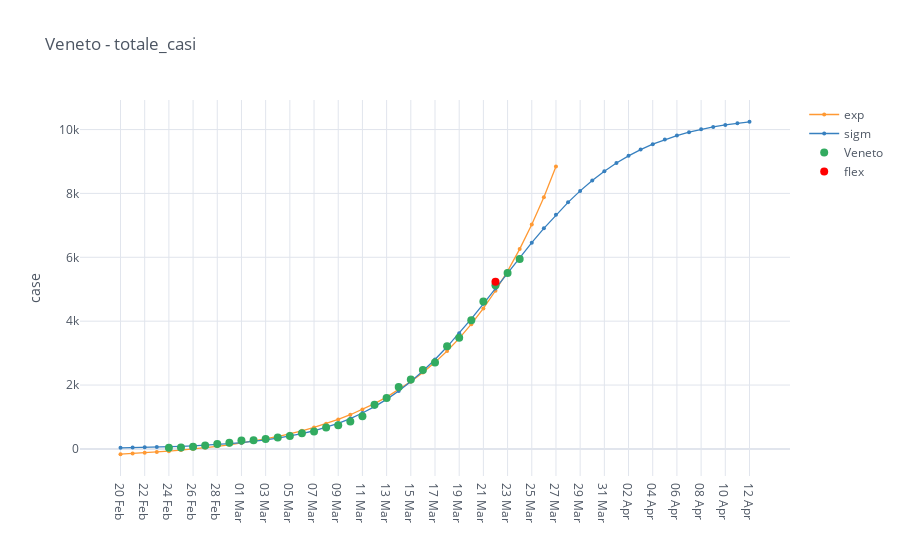

This figure's notebook cell:
### Code cell
category = 'totale_casi'
total_cases = io.italy_regions_filter_by_category(regions, category)

mpl.iplot_analysis_plot(total_cases, title=region+' - '+category, log_fitting=False)

### Figure 1 — Plotly figure (JSON) as saved in the notebook; plotly's stock layout.template omitted (floating-point values rounded to 4 significant figures)
{"data": [{"line": {"color": "rgba(255, 153, 51, 1.0)", "dash": "solid", "shape": "linear", "width": 1.3}, "marker": {"size": 4, "symbol": "circle"}, "mode": "lines+markers", "name": "exp", "text": "", "type": "scatter", "x": ["20 Feb", "21 Feb", "22 Feb", "23 Feb", "24 Feb", "25 Feb", "26 Feb", "27 Feb", "28 Feb", "29 Feb", "01 Mar", "02 Mar", "03 Mar", "04 Mar", "05 Mar", "06 Mar", "07 Mar", "08 Mar", "09 Mar", "10 Mar", "11 Mar", "12 Mar", "13 Mar", "14 Mar", "15 Mar", "16 Mar", "17 Mar", "18 Mar", "19 Mar", "20 Mar", "21 Mar", "22 Mar", "23 Mar", "24 Mar", "25 Mar", "26 Mar", "27 Mar", "28 Mar", "29 Mar", "30 Mar", "31 Mar", "01 Apr", "02 Apr", "03 Apr", "04 Apr", "05 Apr", "06 Apr", "07 Apr", "08 Apr", "09 Apr", "10 Apr", "11 Apr", "12 Apr"], "y": [-165.1, -144.9, -122.3, -97.07, -68.91, -37.48, -2.377, 36.81, 80.57, 129.4, 184.0, 244.9, 312.9, 388.8, 473.6, 568.3, 673.9, 792.0, 923.7, 1071.0, 1235.0, 1418.0, 1623.0, 1852.0, 2107.0, 2392.0, 2710.0, 3066.0, 3462.0, 3905.0, 4400.0, 4952.0, 5569.0, 6257.0, 7026.0, 7884.0, 8842.0, "", "", "", "", "", "", "", "", "", "", "", "", "", "", "", ""]}, {"line": {"color": "rgba(55, 128, 191, 1.0)", "dash": "solid", "shape": "linear", "width": 1.3}, "marker": {"size": 4, "symbol": "circle"}, "mode": "lines+markers", "name": "sigm", "text": "", "type": "scatter", "x": ["20 Feb", "21 Feb", "22 Feb", "23 Feb", "24 Feb", "25 Feb", "26 Feb", "27 Feb", "28 Feb", "29 Feb", "01 Mar", "02 Mar", "03 Mar", "04 Mar", "05 Mar", "06 Mar", "07 Mar", "08 Mar", "09 Mar", "10 Mar", "11 Mar", "12 Mar", "13 Mar", "14 Mar", "15 Mar", "16 Mar", "17 Mar", "18 Mar", "19 Mar", "20 Mar", "21 Mar", "22 Mar", "23 Mar", "24 Mar", "25 Mar", "26 Mar", "27 Mar", "28 Mar", "29 Mar", "30 Mar", "31 Mar", "01 Apr", "02 Apr", "03 Apr", "04 Apr", "05 Apr", "06 Apr", "07 Apr", "08 Apr", "09 Apr", "10 Apr", "11 Apr", "12 Apr"], "y": [35.31, 41.52, 48.98, 57.95, 68.72, 81.67, 97.21, 115.9, 138.2, 165.0, 197.1, 235.4, 281.2, 335.8, 400.8, 477.9, 569.2, 676.8, 803.4, 951.6, 1124.0, 1323.0, 1553.0, 1814.0, 2108.0, 2437.0, 2801.0, 3197.0, 3623.0, 4074.0, 4544.0, 5025.0, 5510.0, 5991.0, 6458.0, 6906.0, 7329.0, 7721.0, 8080.0, 8405.0, 8695.0, 8952.0, 9177.0, 9373.0, 9542.0, 9687.0, 9811.0, 9916.0, 10010.0, 10080.0, 10140.0, 10200.0, 10240.0]}, {"line": {"color": "rgba(50, 171, 96, 1.0)", "dash": "solid", "shape": "linear", "width": 1.3}, "marker": {"size": 8, "symbol": "circle"}, "mode": "markers", "name": "Veneto", "text": "", "type": "scatter", "x": ["20 Feb", "21 Feb", "22 Feb", "23 Feb", "24 Feb", "25 Feb", "26 Feb", "27 Feb", "28 Feb", "29 Feb", "01 Mar", "02 Mar", "03 Mar", "04 Mar", "05 Mar", "06 Mar", "07 Mar", "08 Mar", "09 Mar", "10 Mar", "11 Mar", "12 Mar", "13 Mar", "14 Mar", "15 Mar", "16 Mar", "17 Mar", "18 Mar", "19 Mar", "20 Mar", "21 Mar", "22 Mar", "23 Mar", "24 Mar", "25 Mar", "26 Mar", "27 Mar", "28 Mar", "29 Mar", "30 Mar", "31 Mar", "01 Apr", "02 Apr", "03 Apr", "04 Apr", "05 Apr", "06 Apr", "07 Apr", "08 Apr", "09 Apr", "10 Apr", "11 Apr", "12 Apr"], "y": ["", "", "", "", 33.0, 43.0, 71.0, 111.0, 151.0, 191.0, 263.0, 273.0, 307.0, 360.0, 407.0, 488.0, 543.0, 670.0, 744.0, 856.0, 1023.0, 1384.0, 1595.0, 1937.0, 2172.0, 2473.0, 2704.0, 3214.0, 3484.0, 4031.0, 4617.0, 5122.0, 5505.0, 5948.0, "", "", "", "", "", "", "", "", "", "", "", "", "", "", "", "", "", "", ""]}, {"marker": {"color": "rgba(255, 0, 0, 125)", "size": 8}, "mode": "markers", "name": "flex", "type": "scatter", "x": ["22 Mar"], "y": [5237.0]}], "layout": {"legend": {"bgcolor": "#FFFFFF", "font": {"color": "#4D5663"}}, "paper_bgcolor": "#FFFFFF", "plot_bgcolor": "#FFFFFF", "title": {"font": {"color": "#4D5663"}, "text": "Veneto - totale_casi"}, "xaxis": {"gridcolor": "#E1E5ED", "showgrid": true, "tickfont": {"color": "#4D5663"}, "title": {"font": {"color": "#4D5663"}, "text": ""}, "zerolinecolor": "#E1E5ED"}, "yaxis": {"gridcolor": "#E1E5ED", "showgrid": true, "tickfont": {"color": "#4D5663"}, "title": {"font": {"color": "#4D5663"}, "text": "case"}, "zerolinecolor": "#E1E5ED"}}}
